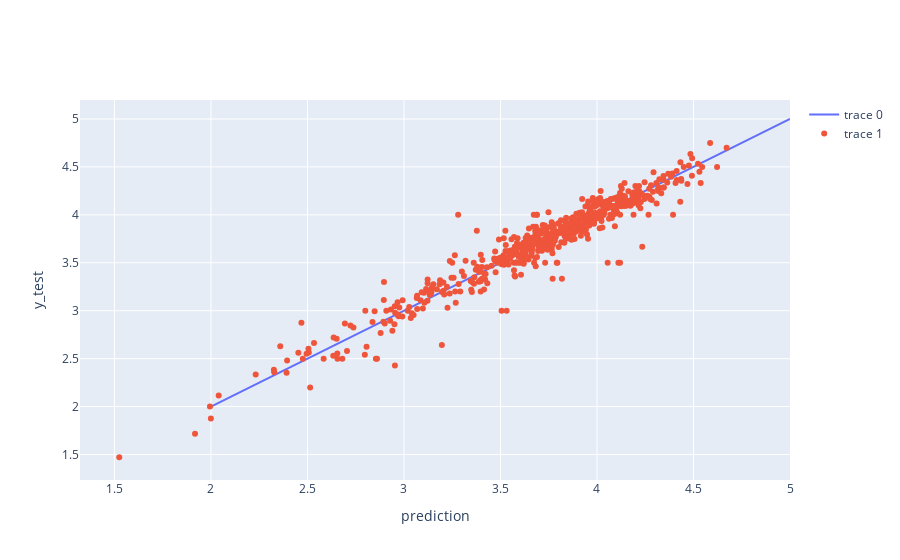

The notebook cell saved with this chart:
### Code cell
display_prediction(y_test, ynewpred)

### Figure 1 — Plotly figure (JSON) as saved in the notebook; plotly's stock layout.template omitted (floating-point values rounded to 4 significant figures; data arrays with more than 128 entries replaced by an {"elided": "..."} marker saying what was removed)
{"data": [{"mode": "lines", "type": "scatter", "x": [2, 3, 5], "y": [2, 3, 5]}, {"mode": "markers", "type": "scatter", "x": {"elided": "640 float values"}, "y": {"elided": "640 float values"}}], "layout": {"xaxis": {"title": {"text": "prediction"}}, "yaxis": {"title": {"text": "y_test"}}}}
